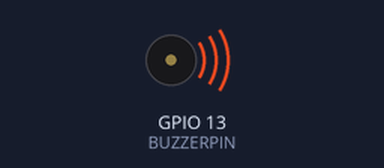
Simulated run of this sketch. Board: ESP32. Parts: buzzer (waves = sounding). What the sketch prints to the serial monitor is not drawn.

Above: at 0.1 s.
Timing chart, 0 to 1.6 s (numbered marks = the images above):
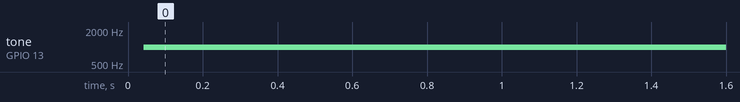

Measured:
- by itself, tone on GPIO 13 (BUZZERPIN): silent → 1000 Hz at 0.04 s

The sketch:

ESP32_test.ino
```cpp
#define BUZZERPIN 13
/* create a hardware timer */
hw_timer_t * timer = NULL;
/* LED state */
volatile byte state = LOW;

void IRAM_ATTR onTimer(){
  state = !state;
  digitalWrite(BUZZERPIN, state);
}

void setup() {

  pinMode(BUZZERPIN, OUTPUT);

  /* Use 1st timer of 4 */
  /* 1 tick take 1/(80MHZ/80) = 1us so we set divider 80 and count up */
  timer = timerBegin(0, 80, true);

  /* Attach onTimer function to our timer */
  timerAttachInterrupt(timer, &onTimer, true);

  /* Set alarm to call onTimer function every second 1 tick is 1us
  => 1 second is 1000000us */
  /* Repeat the alarm (third parameter) */
  timerAlarmWrite(timer, 500, true);

  /* Start an alarm */
  timerAlarmEnable(timer);
  Serial.println("start timer");
}


void loop() {
//  timerAlarmDisable(timer);

}
```
